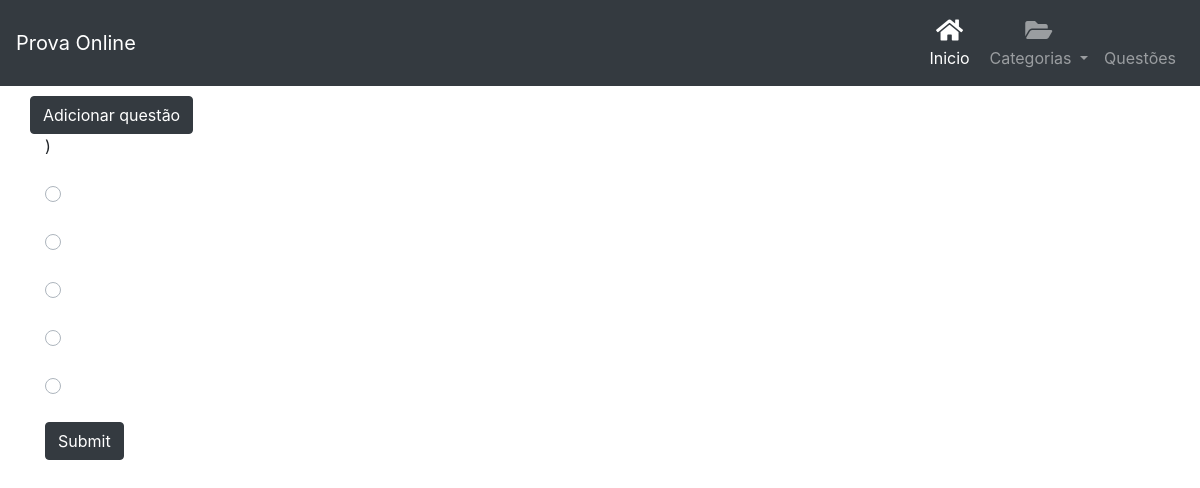
Page /questoes.php on the earlier database version.
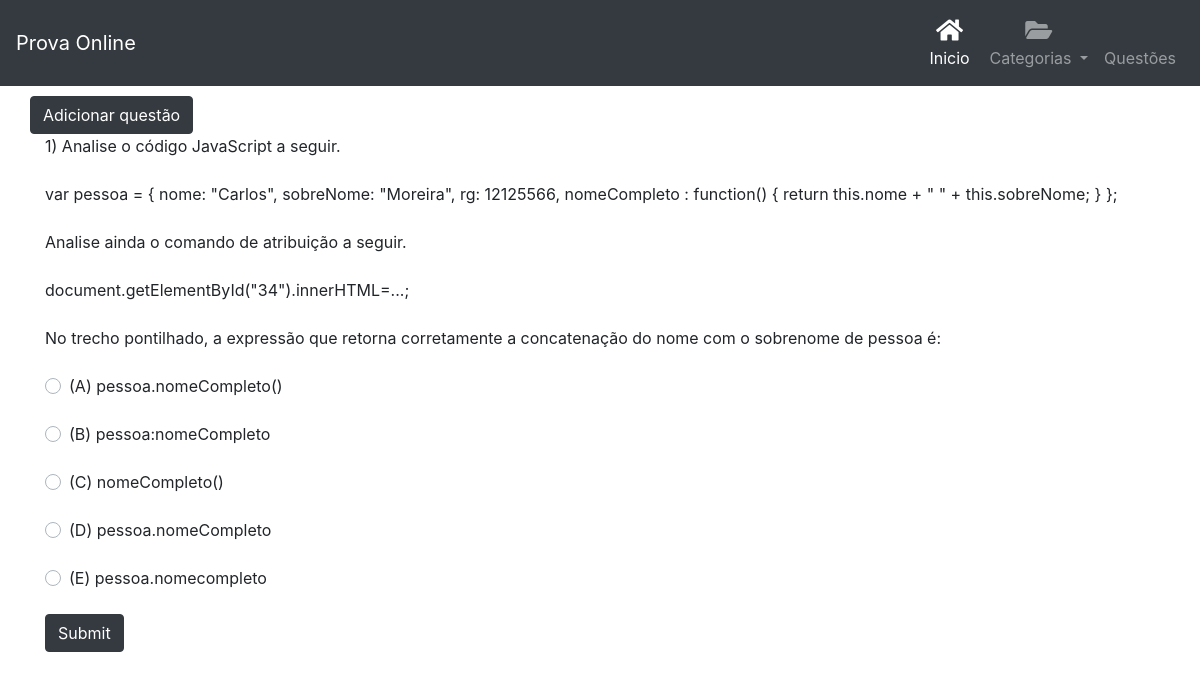
Same page on the later database version.
### tables this page shows
CREATE TABLE `questoes` (
  `id` int(100) NOT NULL,
  `pergunta` varchar(1000) NOT NULL,
  `questao1` varchar(50) NOT NULL,
  `questao2` varchar(50) NOT NULL,
  `questao3` varchar(50) NOT NULL,
  `questao4` varchar(50) NOT NULL,
  `questao5` varchar(50) NOT NULL,
  `categoria` varchar(50) NOT NULL,
  `questaocerta` varchar(100) NOT NULL
);

### metodos.php (called while the page is built, shortened)
<?php
$objDb = new db();
$link = $objDb->conecta_mysql();
$sql = ("SELECT * FROM questoes ") or die("erro");
$resultado_id = mysqli_query($link, $sql);
if($resultado_id) {
    while ($registro = mysqli_fetch_array($resultado_id, MYSQLI_ASSOC)) {
        $id = $registro['id'];
        $questao = nl2br($registro['pergunta']);
        $r1 = $registro['questao1'];
        $r2 = $registro['questao2'];
        $r3 = $registro['questao3'];
        $r4 = $registro['questao4'];
        $r5 = $registro['questao5'];
    }
}
?>

### questoes.php (the view, shortened to what this page needs)
<?php include ('metodos.php') ?>
<body>
<?php include ('page/menu.php') ?>
<div class="container">
    <div class="row">
       <a href="inserirquestao.php"><button class="btn btn-dark" style="margin-top: 10px">Adicionar questão</button></a>
    </div>
    <div class="row">
        <div class="col">
            <form action=" " method="post">
       <?php echo $id.") ".$questao; ?><br><br>
                <div class="custom-control custom-radio">
                    <label class="custom-control-label" for="r1"><?php echo $r1 ?></label>
                </div><br>
                <div class="custom-control custom-radio">
                    <label class="custom-control-label" for="r2"><?php echo $r2 ?></label>
                </div><br>
                <div class="custom-control custom-radio">
                    <label class="custom-control-label" for="r3"><?php echo $r3 ?></label>
                </div><br>
                <div class="custom-control custom-radio">
                    <label class="custom-control-label" for="r4"><?php echo $r4 ?></label>
                </div><br>
                <div class="custom-control custom-radio">
                    <label class="custom-control-label" for="r5"><?php echo $r5 ?></label>
                </div><br>
<input type="submit" name="submit" class="btn btn-dark">
<br>
            </form>
        </div>
    </div>
</div>
</body>
</html>

### page/menu.php (shortened to what this page needs)
<nav class="navbar navbar-icon-top navbar-expand-lg navbar-dark bg-dark">
    <a class="navbar-brand" href="#">Prova Online</a>
    <div class="collapse navbar-collapse" id="navbarSupportedContent">
        <ul class="navbar-nav ">
            <li class="nav-item active">
                <a class="nav-link" href="index.php">
                    <i class="fa fa-home"></i>
                    Inicio
                </a>
            </li>
            <li class="nav-item dropdown">
                <a class="nav-link dropdown-toggle" href="#" id="navbarDropdown" role="button" data-toggle="dropdown" aria-haspopup="true" aria-expanded="false">
                    <i class="fa fa-folder-open">
                    </i>
                    Categorias
                </a>
            </li>
            <li class="nav-item">
                <a class="nav-link" href="questoes.php">
                   <i class="fa fa-file-text-o">
                    </i>
                    Questões
                </a>
            </li>
        </ul>
    </div>
</nav>

### css/style.css (style rules this page uses)
.navbar-icon-top .navbar-nav .nav-link > .fa { position: relative; width: 36px; font-size: 24px; }
.navbar-icon-top .navbar-nav .nav-link > .fa { top: 3px; line-height: 12px; }
@media (min-width: 992px) { .navbar-icon-top.navbar-expand-lg .navbar-nav .nav-link { text-align: center; display: table-cell; height: 70px; vertical-align: middle; padding-top: 0; padding-bottom: 0; } }
@media (min-width: 992px) { .navbar-icon-top.navbar-expand-lg .navbar-nav .nav-link > .fa { display: block; width: 48px; margin: 2px auto 4px auto; top: 0; line-height: 24px; } }

Differences in the rows shown:
added questoes: id "1", pergunta "Analise o código JavaScript a seguir. var pessoa = { nome: \"Carlos\", sobreNome: \"Moreira\", rg: 12125566, nomeCompleto : function() { return this.nome + \" \" + this.sobreNome; } }; Analise ainda o comando de atribuição a seguir. document.getElementById(\"34\").innerHTML=...; No trecho pontilhado, a expressão que retorna corretamente a concatenação do nome com o sobrenome de pessoa é:", questao1 "(A) pessoa.nomeCompleto()", questao2 "(B) pessoa:nomeCompleto", questao3 "(C) nomeCompleto()", questao4 "(D) pessoa.nomeCompleto", questao5 "(E) pessoa.nomecompleto"
